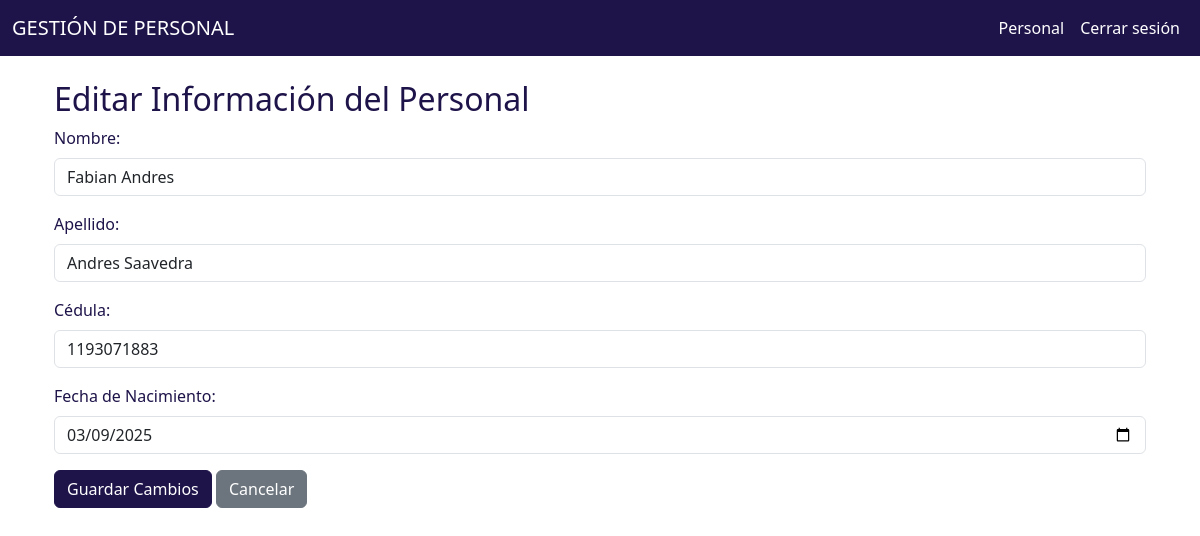
The app's page /personal/1/editar/ (signed in) with its own data.
### personalAPP/models.py (models this page shows, shortened)
class Personal(models.Model):
    ESTADOS_ASISTENCIA = [
        ('Presente', 'Presente'),
        ('PP3', 'Permiso personal por tres horas'),
        ('PP4', 'Permiso personal por cuatro horas'),
        ('CC', 'Cambio de contrato'),
        ('PR', 'Permiso remunerado'),
        ('PNR', 'Permiso no remunerado'),
        ('IL', 'Incapacidad laboral'),
        ('IG', 'Incapacidad general'),
        ('PM', 'Permiso de maternidad'),
        ('PP', 'Permiso de paternidad'),
        ('LT15', 'Llegada tarde por 15 minutos'),
        ('L', 'Licencia'),
        ('FSS', 'Falta sin soporte'),
        ('CD', 'Calamidad doméstica'),
        ('SP', 'Suspendido'),
        ('SC', 'Sin contratar'),
        ('CM', 'Cita médica'),
    ]
    user = models.ForeignKey(User, on_delete=models.CASCADE)
    nombre = models.CharField(max_length=100, null=False, blank=False)
    apellido = models.CharField(max_length=100, null=False, blank=False)
    cedula = models.BigIntegerField(unique=True, null=False, blank=False)
    fecha_nacimiento = models.DateField(null=False, blank=False)
    estado_asistencia = models.CharField(
        max_length=50,
        choices=ESTADOS_ASISTENCIA,
        blank=False,
        null=False,
        default='Presente'
    )

### personalAPP/views.py (the view, shortened to what this page needs)
# urls.py: path('personal/<int:personal_id>/editar/', views.editar_personal, name='editar_personal'),
@login_required
def editar_personal(request, personal_id):
    persona = get_object_or_404(Personal, id=personal_id, user=request.user)
    return render(request, 'editar_personal.html', {"persona": persona})

### personalAPP/templates/editar_personal.html (shortened to what this page needs)
{% extends "base.html" %}
{% block content %}
<div class="container mt-4">
    <h2>Editar Información del Personal</h2>
    <form method="POST">
        <div class="mb-3">
            <label for="nombre" class="form-label">Nombre:</label>
            <input type="text" class="form-control" id="nombre" name="nombre" value="{{ persona.nombre }}" required>
        </div>
        <div class="mb-3">
            <label for="apellido" class="form-label">Apellido:</label>
            <input type="text" class="form-control" id="apellido" name="apellido" value="{{ persona.apellido }}" required>
        </div>
        <div class="mb-3">
            <label for="cedula" class="form-label">Cédula:</label>
            <input type="text" class="form-control" id="cedula" name="cedula" value="{{ persona.cedula }}" required>
        </div>
        <div class="mb-3">
            <label for="fecha_nacimiento" class="form-label">Fecha de Nacimiento:</label>
            <input type="date" class="form-control" id="fecha_nacimiento" name="fecha_nacimiento" value="{{ persona.fecha_nacimiento|date:'Y-m-d' }}" required>
        </div>
        <button type="submit" class="btn btn-primary">Guardar Cambios</button>
        <a href="{% url 'personal' %}" class="btn btn-secondary">Cancelar</a>
    </form>
</div>
{% endblock %}

### personalAPP/templates/base.html (style rules this page uses)
body { background-color: white; color: #1F144A; }
.btn-primary { background-color: #1F144A; border-color: #1F144A; }

### records on screen
Personal: nombre "Fabian Andres", apellido "Andres Saavedra", cedula "1193071883", fecha_nacimiento "03/09/2025"
